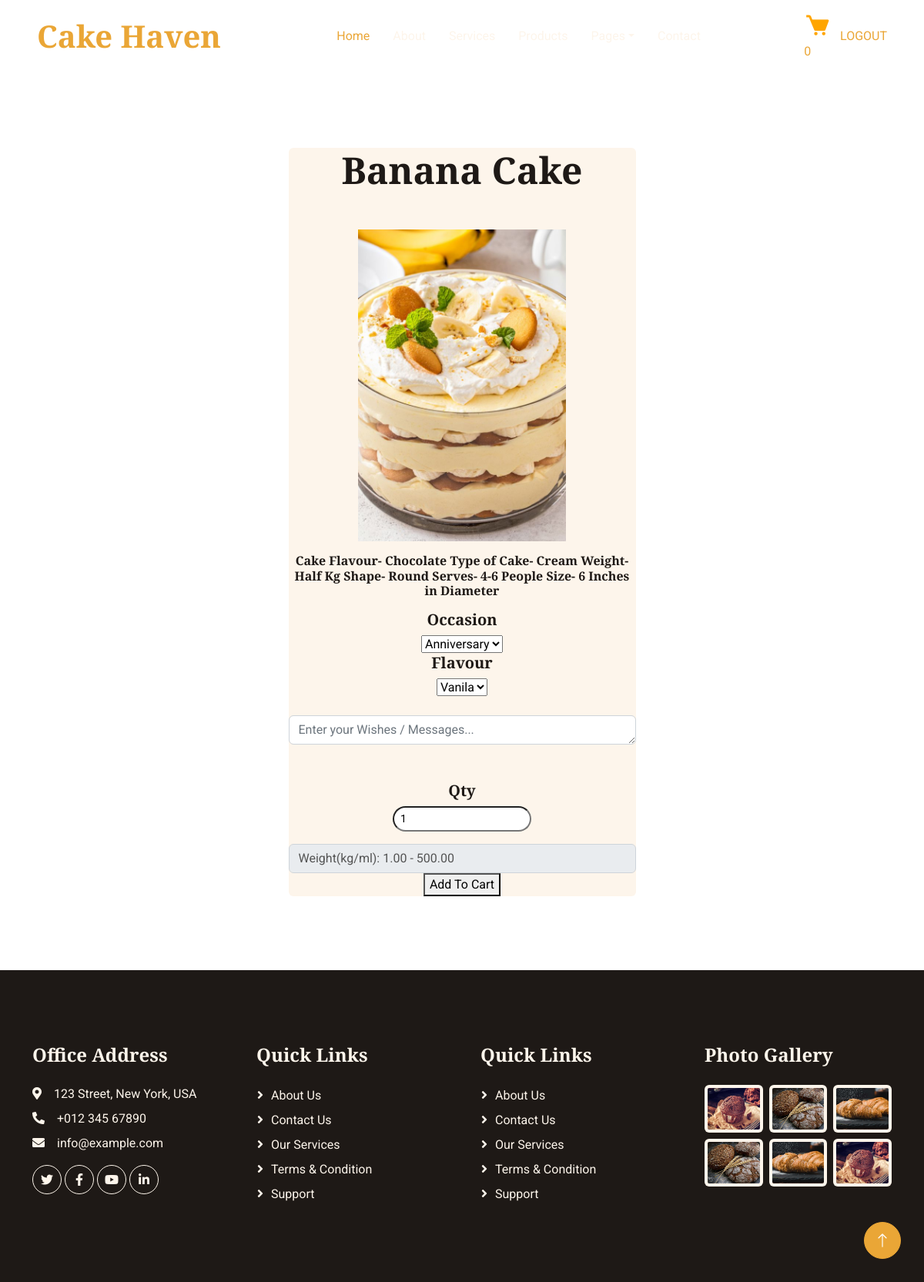
The page /cakes/5/ (signed in) on the database its author committed.
### cakeshop/models.py (models this page shows, shortened)
class Cake(models.Model):
    title = models.CharField(max_length=200, unique=True)
    description = models.TextField(null=True)
    image = models.ImageField(upload_to="cake_product_images", default="default.jpg", null=True, blank=True)
    category_object = models.ForeignKey(Category, on_delete=models.CASCADE,related_name="cakecategory")
    occasion_object = models.ManyToManyField(Occasion)
    flavour_object = models.ManyToManyField(Flavour)
    created_date = models.DateTimeField(auto_now_add=True)
    updated_date = models.DateTimeField(auto_now=True)
    is_active = models.BooleanField(default=True)

### cakeshop/views.py (the view)
# urls.py: path("cakes/<int:pk>/",views.CakeDetailView.as_view(),name="cake-detail"),
@method_decorator([signin_required,never_cache],name="dispatch")
class CakeDetailView(View):
    def get(self, request, *args, **kwargs):
        cake_id = kwargs.get("pk")
        cake_object=Cake.objects.get(id=cake_id)
        qs=CakeVariant.objects.filter(cake_object=cake_id)
        print(qs)
        return render(request, "cake_detail.html",{"data":qs,"cake":cake_object})

### cakeshop/context_processors.py (called while the page is built)
def basket_count(request):
    if request.user.is_authenticated:
        count=request.user.cart.cart_item_count
        return {"cart_count":count}
    else:
        return {"cart_count":0}

### cakeshop/models.py (called while the page is built)
    @property
    def cart_items(self):
        return self.cartitem.filter(is_order_placed=False)

    @property
    def cart_item_count(self):
        return self.cart_items.count()

### cakeshop/views.py (called while the page is built)
def signin_required(fn):
    def wrapper(request,*args, **kwargs):
        if not request.user.is_authenticated:
            messages.error(request,"invalid session")
            return redirect("signin")
        else:
            return fn(request,*args, **kwargs)
    return wrapper

### cakeshop/templates/cake_detail.html (shortened to what this page needs)
{% extends 'base.html' %}
{% block main_block %}
{% load static %}
<br>
<br>
<br>
<br>
<br>
<br>
<div class="container-fluid service mt-5">
    <div class="container ">
        <div class="row justify-content-center">
            <div class="col-lg-5 col-md-4 col-sm-10 wow bounceInUp" data-wow-delay="0.1s">
                <div class="bg-light rounded service-item">
                    <div class="not">
                        <form action="{% url 'addto-basket' 0 %}" method="post" id="cake-form">
                            <div class="text-center">
                                <div class="text-center wow bounceInUp" data-wow-delay="0.1s">
                                    <h3 class="display-5 mb-5">{{ cake.title }}</h3>
                                </div>
                                <img src="{{ cake.image.url }}" width="60%" height="auto">
                                <p class="text-justified">
                                    <h6>{{ cake.description }}</h6>
                                </p>
                                <div class="options-container">
                                    <label for="occasion">
                                        <h5>Occasion</h5>
                                    </label>
                                    <div class="options-row">
                                        <select id="occasion" name="occasion" class="circular-options">
                                            {% for op in cake.occasion_object.all %}
                                            <option value="{{ op.name }}">{{ op.name }}</option>
                                            {% endfor %}
                                        </select>
                                    </div>
                                    <label for="flavour">
                                        <h5>Flavour</h5>
                                    </label>
                                    <div class="options-row">
                                        <select id="flavour" name="flavour" class="circular-options">
                                            {% for op in cake.flavour_object.all %}
                                            <option value="{{ op.name }}">{{ op.name }}</option>
                                            {% endfor %}
                                        </select>
                                    </div>
                                    <br>
                                    <textarea id="user-note" name="note" class="form-control" rows="1" cols="5"
                                        placeholder="Enter your Wishes / Messages..."></textarea>
                                </div>
                                <p class="mt-2 text-dark">
                                    <label for="">
                                        <h5>Qty</h5>
                                    </label> <input type="number" value="1" name="qty"
                                        class="rounded-pill py-1 px-2 small" />
                                </p>
                            </div>
                            <select id="service-options" class="form-control">
                                {% for c in data %}
                                    <option value="{{ c.id }}">Weight(kg/ml): {{ c.weight_in_kg }} - {{ c.price }}</option>
                                {% endfor %}
                            </select>
                            <div class="text-center">
                                <button type="submit">Add To Cart</button>
                            </div>
                        </form>
                    </div>
                </div>
            </div>
        </div>
    </div>
</div>
{% endblock %}

### cakeshop/static/css/style.css (style rules this page uses)
:root { --primary: #EAA636; --secondary: #545454; --light: #FDF5EB; --dark: #1E1916; --third:#E6E6FA; }
h4, h5, h6, .h4, .h5, .h6 { font-weight: 600 !important; }

### rows shown on the page
Cake: title "Banana Cake", image (picture), description "Cake Flavour- Chocolate Type of Cake- Cream Weight- Half Kg Shape- Round Serves- 4-6 People Size- 6 Inches in Diameter"

### other values the page prints
{{ cart_count }} "0"
form field occasion "Anniversary"
form field flavour "Vanila"
